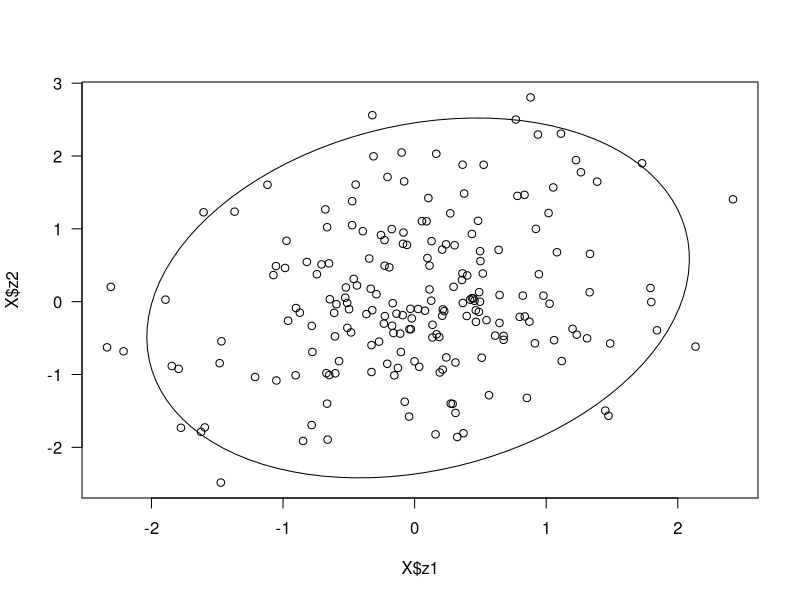
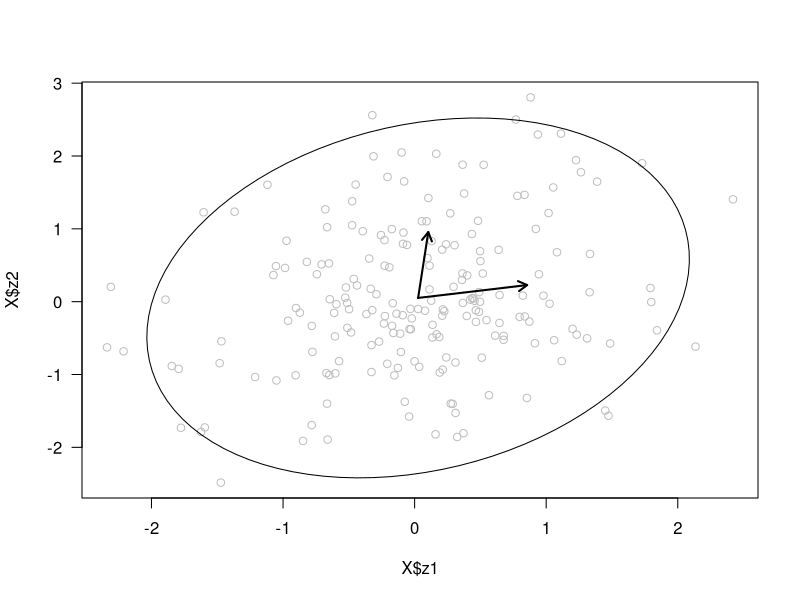

These figures' R source, in order:
# Στη διαγώνιο βλέπουμε διασπορές: Var1 = 0.7, Var2 = 1.2, Var3 = 0.6
# Εκτός διαγωνίου βλέπουμε συνδιακυμάνσεις: Cov(1,2) = 0.2, Cov(1,3) = −0.3, Cov(2,3) = 0.4

C = matrix(c(0.7, 0.2,-0.3,
0.2, 1.2, 0.4,
-0.3, 0.4, 0.6),
nrow=3)
C

# EXERCISE: Translate the covariance matrix into a correlation matrix

R = matrix(0, nrow=3, ncol=3)

for(i in 1:3){
  for(j in 1:3){
    R[i,j] = C[i,j] / ( sqrt(C[i,i]) * sqrt(C[j,j]) )
  }
}

R

install.packages("ellipse")
library(MASS)
library(ellipse)
set.seed(1)
X = data.frame(mvrnorm(200, mu=c(0,0,0), Sigma=C)) # 200 τυχαίες παρατηρήσεις με μέσο όρο 0,0,0 (άρα 3 μεταβλητές) και με variance–covariance μήτρα = C
colnames(X) = c("z1", "z2", "z3") # τρεις στήλες
head(X) # αποτέλεσμα είναι ένας πίνακας 200×3

means = c(apply(X[,1:2], 2, mean)) # παίρνει μόνο τις δύο πρώτες μεταβλητές (z1 και z2), το 2 σημαίνει “στήλες”
# υπολογίζει τον μέσο όρο κάθε στήλης
# φτιάχνει έναν μικρό πίνακα με 2 αριθμούς = μέσους όρους z1 και z2
plot(X$z1, X$z2, las=1) # scatter plot των 2 μεταβλητών
# κάθε σημείο είναι ένα “ζευγάρι” τιμών z1–z2
# τα σημεία δείχνουν τη σχέση/συσχέτιση μεταξύ τους

lines(ellipse(cov(X[,1:2]), centre=means)) # cov -> Υπολογίζει τη δική τους (z1 & z2) covariance matrix από τα simulated data
# ellipse -> Υπολογίζει μια ελλειψοειδή γραμμή που δείχνει:
# το σχήμα της κατανομής
# τη συσχέτιση των δύο μεταβλητών
# πόσο "απλώνονται" τα δεδομένα στις δύο διαστάσεις

eigen(C)

plot(X$z1, X$z2, las=1, col="grey")
lines(ellipse(cov(X[,1:2]), centre=means))
# means είναι ένας πίνακας ή vector με τους μέσους όρους των μεταβλητών z1 και z2
arrows(means[1], means[2], # η αρχή του βέλους (κέντρο του νέφους των δεδομένων).
means[1]+eigen(C)$vectors[1,1], #τελικό x του βέλους, προσθέτουμε την x-συνιστώσα του πρώτου eigenvector
# eigen(C) μας δίνει μια λίστα με eigenvalues και eigenvectors
# vectors είναι μια μήτρα όπου κάθε στήλη είναι ένας eigenvector
# vectors[1,1] = πρώτο στοιχείο του πρώτου eigenvector (x-συνιστώσα του πρώτου βέλους)
means[2]+eigen(C)$vectors[2,1], #τελικό y του βέλους, προσθέτουμε την y-συνιστώσα του πρώτου eigenvector
code=2, length=0.1, lwd=2) # code = 2 σημαίνει ότι το βέλος έχει κεφαλή στο τελικό σημείο
arrows(means[1], means[2],
means[1]+eigen(C)$vectors[1,2], # τώρα χρησιμοποιούμε τον δεύτερο eigenvector
means[2]+eigen(C)$vectors[2,2],
code=2, length=0.1, lwd=2)

# Exercise: Compute the proportion of variance associated with each eigenvector of C

λ = eigen(C)$values
Σλ = sum(λ)
proportion_of_variance = λ/Σλ

# Exercise: Confirm that the eigenvectors are of unit length (length = 1) and that the angle between them is 90 degrees

eig = eigen(C)
v1 = eig$vectors[,1]   # 1ος eigenvector
v2 = eig$vectors[,2]   # 2ος eigenvector
v3 = eig$vectors[,3]   # 3ος eigenvector

sqrt(sum(v1^2))
sqrt(sum(v2^2))
sqrt(sum(v3^2))

angle_12 = acos(sum(v1 * v2)) * 180/pi
angle_13 = acos(sum(v1 * v3)) * 180/pi
angle_23 = acos(sum(v2 * v3)) * 180/pi

# EExercise: Reconstruct the matrix C from the eigenvalues and eigenvectors. Hint: To get the inverse of a matrix, we can use the solve function

Q = eig$vectors
Λ = diag(eig$values)
C_recon =  Q %*% Λ %*% solve(Q)
